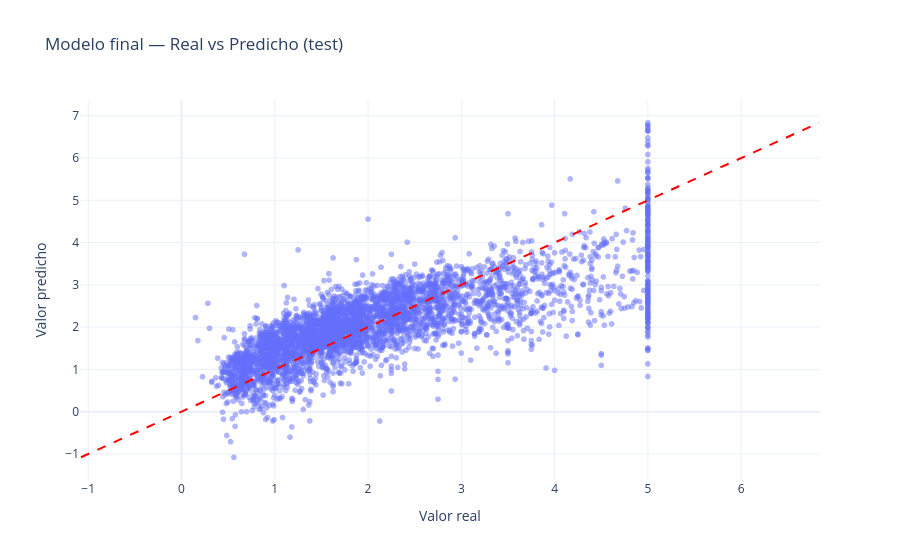
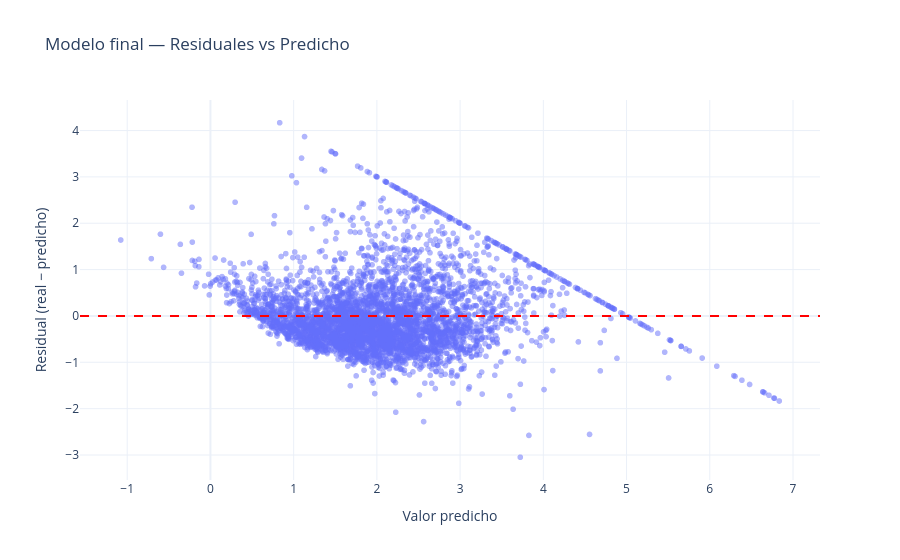

Source (notebook cell) for these figures, in order:
### Markdown cell above
## 9️⃣ Diagnóstico del modelo final

### Code cell
y_pred_final = predecir(modelo_final, X_test[cols_final])

plot_actual_vs_predicted(y_test, y_pred_final, title='Modelo final — Real vs Predicho (test)')
plot_residuals(y_test, y_pred_final, title='Modelo final — Residuales vs Predicho')

### Figure 1 — Plotly figure (JSON) as saved in the notebook; plotly's stock layout.template omitted (floating-point values rounded to 4 significant figures; data arrays with more than 128 entries replaced by an {"elided": "..."} marker saying what was removed)
{"data": [{"hovertemplate": "Valor real=%{x}<br>Valor predicho=%{y}<extra></extra>", "legendgroup": "", "marker": {"color": "#636efa", "opacity": 0.5, "symbol": "circle"}, "mode": "markers", "name": "", "showlegend": false, "type": "scattergl", "x": {"elided": "4128 float values"}, "xaxis": "x", "y": {"elided": "4128 float values"}, "yaxis": "y"}], "layout": {"legend": {"tracegroupgap": 0}, "shapes": [{"line": {"color": "red", "dash": "dash"}, "type": "line", "x0": -1.078, "x1": 6.835, "y0": -1.078, "y1": 6.835}], "title": {"text": "Modelo final — Real vs Predicho (test)"}, "xaxis": {"anchor": "y", "domain": [0.0, 1.0], "title": {"text": "Valor real"}}, "yaxis": {"anchor": "x", "domain": [0.0, 1.0], "title": {"text": "Valor predicho"}}}}

### Figure 2 — Plotly figure (JSON) as saved in the notebook; plotly's stock layout.template omitted (floating-point values rounded to 4 significant figures; data arrays with more than 128 entries replaced by an {"elided": "..."} marker saying what was removed)
{"data": [{"hovertemplate": "Valor predicho=%{x}<br>Residual (real − predicho)=%{y}<extra></extra>", "legendgroup": "", "marker": {"color": "#636efa", "opacity": 0.5, "symbol": "circle"}, "mode": "markers", "name": "", "showlegend": false, "type": "scattergl", "x": {"elided": "4128 float values"}, "xaxis": "x", "y": {"elided": "4128 float values"}, "yaxis": "y"}], "layout": {"legend": {"tracegroupgap": 0}, "shapes": [{"line": {"color": "red", "dash": "dash"}, "type": "line", "x0": 0, "x1": 1, "xref": "x domain", "y0": 0, "y1": 0, "yref": "y"}], "title": {"text": "Modelo final — Residuales vs Predicho"}, "xaxis": {"anchor": "y", "domain": [0.0, 1.0], "title": {"text": "Valor predicho"}}, "yaxis": {"anchor": "x", "domain": [0.0, 1.0], "title": {"text": "Residual (real − predicho)"}}}}
